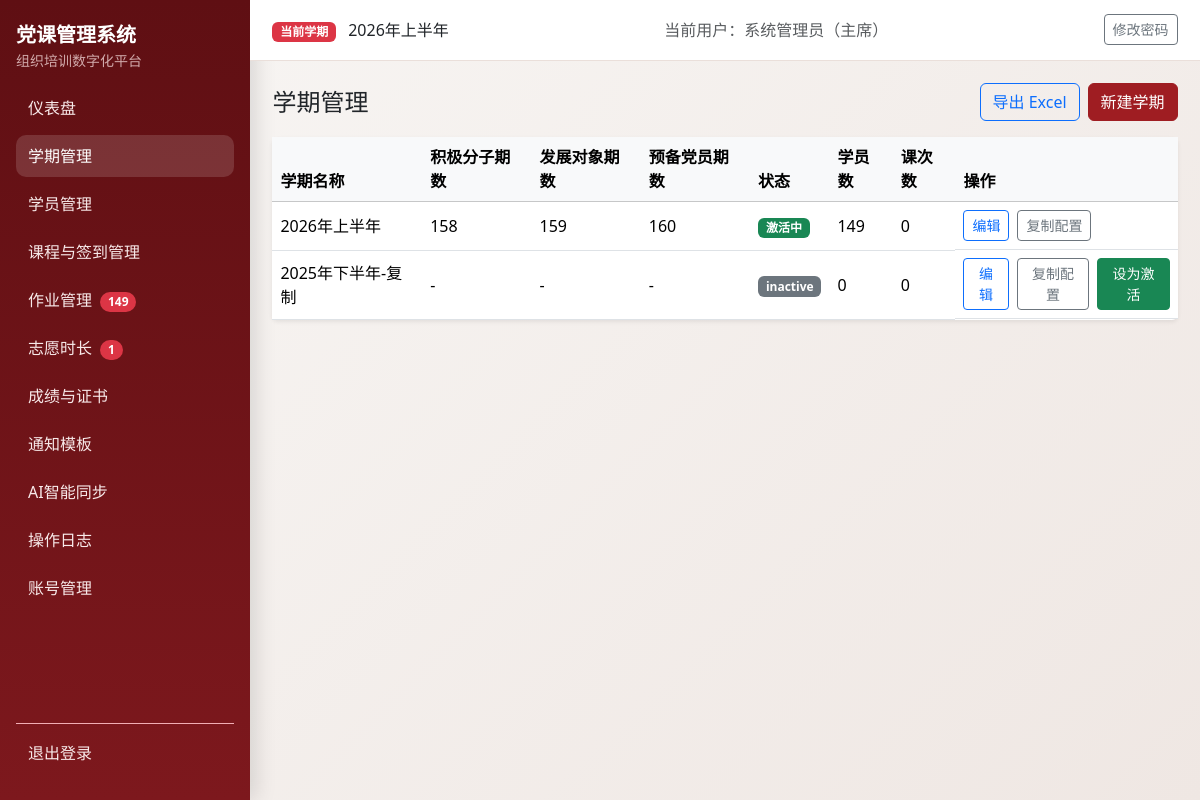
/semester/list (signed in), run on the app's committed database.
### models.py (models this page shows, shortened)
class Semester(db.Model):
    __tablename__ = "semesters"
    id = db.Column(db.Integer, primary_key=True)
    name = db.Column(db.String(100), nullable=False)
    period_code = db.Column(db.String(20), nullable=True)
    period_positive = db.Column(db.String(20), nullable=True)
    period_development = db.Column(db.String(20), nullable=True)
    period_probationary = db.Column(db.String(20), nullable=True)
    year = db.Column(db.Integer, nullable=False)
    status = db.Column(db.String(20), nullable=False, default="active")
    exam_weight = db.Column(db.Integer, nullable=False, default=40)
    attendance_weight = db.Column(db.Integer, nullable=False, default=30)
    assignment_weight = db.Column(db.Integer, nullable=False, default=20)
    volunteer_weight = db.Column(db.Integer, nullable=False, default=10)
    pass_threshold = db.Column(db.Float, nullable=False, default=60.0)
    volunteer_target_hours = db.Column(db.Float, nullable=False, default=0.0)
    min_attendance_sessions = db.Column(db.Integer, nullable=False, default=2)
    created_at = db.Column(db.DateTime, default=datetime.utcnow, nullable=False)
    students = db.relationship("Student", back_populates="semester", cascade="all, delete-orphan")
    course_sessions = db.relationship("CourseSession", back_populates="semester", cascade="all, delete-orphan")
    assignments = db.relationship("Assignment", back_populates="semester", cascade="all, delete-orphan")
    volunteer_records = db.relationship(
        "VolunteerRecord", back_populates="semester", cascade="all, delete-orphan"
    )
    exam_records = db.relationship("ExamRecord", back_populates="semester", cascade="all, delete-orphan")
    final_scores = db.relationship("FinalScore", back_populates="semester", cascade="all, delete-orphan")

class User(UserMixin, db.Model):
    __tablename__ = "users"
    id = db.Column(db.Integer, primary_key=True)
    username = db.Column(db.String(80), unique=True, nullable=False, index=True)
    password_hash = db.Column(db.String(255), nullable=False)
    role = db.Column(db.String(20), nullable=False, default="staff")
    real_name = db.Column(db.String(80), nullable=True)
    created_at = db.Column(db.DateTime, default=datetime.utcnow, nullable=False)

### blueprints/semester.py (the view, shortened to what this page needs)
@semester_bp.route("/list")
@login_required
def list_semesters():
	semesters = Semester.query.order_by(Semester.year.desc(), Semester.id.desc()).all()
	rows = []
	for sem in semesters:
		rows.append(
			{
				"semester": sem,
				"student_count": Student.query.filter_by(semester_id=sem.id).count(),
				"course_count": CourseSession.query.filter_by(semester_id=sem.id).count(),
			}
		)
	return render_template("semester/list.html", rows=rows)

### authz.py (called while the page is built)
def normalize_role(role: str | None) -> str:
    value = (role or "staff").strip().lower()
    if value not in ROLE_LABELS:
        return "staff"
    return value

def role_label(role: str | None) -> str:
    return ROLE_LABELS.get(normalize_role(role), "干事")

def can_view_logs(role: str | None) -> bool:
    return normalize_role(role) in {"admin", "minister"}

def can_manage_accounts(role: str | None) -> bool:
    return normalize_role(role) == "admin"

def can_edit_notification_templates(role: str | None) -> bool:
    return normalize_role(role) in {"admin", "minister"}

### templates/semester/list.html (shortened to what this page needs)
{% extends "base.html" %}
{% block content %}
<div class="d-flex justify-content-between align-items-center mb-3">
  <h1 class="h4 mb-0">学期管理</h1>
  <div class="d-flex gap-2">
    <a class="btn btn-outline-primary" href="{{ url_for('semester_bp.list_semesters', export=1) }}">导出 Excel</a>
    <a class="btn btn-primary" href="{{ url_for('semester_bp.new_semester') }}">新建学期</a>
  </div>
</div>
<div class="card border-0 shadow-sm">
  <div class="table-responsive">
    <table class="table align-middle mb-0">
      <thead class="table-light">
        <tr>
          <th>学期名称</th>
          <th>积极分子期数</th>
          <th>发展对象期数</th>
          <th>预备党员期数</th>
          <th>状态</th>
          <th>学员数</th>
          <th>课次数</th>
          <th>操作</th>
        </tr>
      </thead>
      <tbody>
        {% for row in rows %}
        <tr>
          <td>{{ row.semester.name }}</td>
          <td>{{ row.semester.period_positive or '-' }}</td>
          <td>{{ row.semester.period_development or '-' }}</td>
          <td>{{ row.semester.period_probationary or '-' }}</td>
          <td>
            {% if row.semester.status == 'active' %}
              <span class="badge text-bg-success">激活中</span>
            {% else %}
              <span class="badge text-bg-secondary">{{ row.semester.status }}</span>
            {% endif %}
          </td>
          <td>{{ row.student_count }}</td>
          <td>{{ row.course_count }}</td>
          <td class="d-flex gap-2">
            <a class="btn btn-sm btn-outline-primary" href="{{ url_for('semester_bp.edit_semester', semester_id=row.semester.id) }}">编辑</a>
            <a class="btn btn-sm btn-outline-secondary" href="{{ url_for('semester_bp.copy_semester', semester_id=row.semester.id) }}">复制配置</a>
            {% if row.semester.status != 'active' %}
            <form method="post" action="{{ url_for('semester_bp.activate_semester', semester_id=row.semester.id) }}">
              <button class="btn btn-sm btn-success">设为激活</button>
            </form>
            {% endif %}
          </td>
        </tr>
        {% endfor %}
      </tbody>
    </table>
  </div>
</div>
{% endblock %}

### templates/base.html (shortened to what this page needs)
<!doctype html>
<html lang="zh-CN">
<head>
  <link href="https://cdn.jsdelivr.net/npm/bootstrap@5.3.3/dist/css/bootstrap.min.css" rel="stylesheet">
</head>
<body>
  {% if current_user.is_authenticated %}
  {% set endpoint = request.endpoint or '' %}
  {% set bp = request.blueprint or '' %}
  <div class="layout">
    <aside class="sidebar d-flex flex-column">
      <div class="mb-3">
        <div class="fw-bold fs-5 text-white">党课管理系统</div>
        <div class="small opacity-75">组织培训数字化平台</div>
      </div>
      <nav class="nav flex-column mb-3">
        <a class="nav-link {% if endpoint == 'auth_bp.dashboard' %}active{% endif %}" href="{{ url_for('auth_bp.dashboard') }}">仪表盘</a>
        <a class="nav-link {% if bp == 'semester_bp' %}active{% endif %}" href="{{ url_for('semester_bp.list_semesters') }}">学期管理</a>
        <a class="nav-link {% if bp == 'students_bp' %}active{% endif %}" href="{{ url_for('students_bp.list_students') }}">学员管理</a>
        <a class="nav-link {% if bp in ['courses_bp', 'attendance_bp'] %}active{% endif %}" href="{{ url_for('courses_bp.list_courses') }}">课程与签到管理</a>
        <a class="nav-link {% if bp == 'assignments_bp' %}active{% endif %}" href="{{ url_for('assignments_bp.assignments_overview') }}">作业管理
          {% if pending_assignment_students > 0 %}
            <span class="badge rounded-pill text-bg-danger ms-1">{{ pending_assignment_students }}</span>
          {% endif %}
        </a>
        <a class="nav-link {% if bp == 'volunteers_bp' %}active{% endif %}" href="{{ url_for('volunteers_bp.volunteer_overview') }}">志愿时长
          {% if pending_volunteer_records > 0 %}
            <span class="badge rounded-pill text-bg-danger ms-1">{{ pending_volunteer_records }}</span>
          {% endif %}
        </a>
        <a class="nav-link {% if bp == 'scores_bp' %}active{% endif %}" href="{{ url_for('scores_bp.result_overview') }}">成绩与证书</a>
        <a class="nav-link {% if bp == 'notifications_bp' %}active{% endif %}" href="{{ url_for('notifications_bp.template_list') }}">通知模板</a>
        <a class="nav-link {% if bp == 'ai_tools_bp' %}active{% endif %}" href="{{ url_for('ai_tools_bp.index') }}">AI智能同步</a>
        {% if can_view_logs %}
        <a class="nav-link {% if endpoint == 'auth_bp.operation_logs' %}active{% endif %}" href="{{ url_for('auth_bp.operation_logs') }}">操作日志</a>
        {% endif %}
        {% if can_manage_accounts %}
        <a class="nav-link {% if endpoint == 'auth_bp.account_list' %}active{% endif %}" href="{{ url_for('auth_bp.account_list') }}">账号管理</a>
        {% endif %}
      </nav>
      <div class="mt-auto pt-2 border-top border-danger-subtle">
        <form method="post" action="{{ url_for('auth_bp.logout') }}">
          <button type="submit" class="nav-link border-0 bg-transparent w-100 text-start">退出登录</button>
        </form>
      </div>
    </aside>
    <div class="content-wrap">
      <header class="topbar">
        <div>
          <span class="badge text-bg-danger">当前学期</span>
          <span class="ms-2">{{ current_semester.name if current_semester else '未设置激活学期' }}</span>
        </div>
        <div class="text-muted">当前用户：{{ current_user.real_name or current_user.username }}（{{ current_user_role_label }}）</div>
        <div>
          <a class="btn btn-sm btn-outline-secondary" href="{{ url_for('auth_bp.change_password') }}">修改密码</a>
        </div>
      </header>
      <main class="page-content">
        {% block content %}{% endblock %}
      </main>
    </div>
  </div>
  {% else %}
    {% block auth_content %}{% endblock %}
  {% endif %}
</body>
</html>

### templates/base.html (style rules this page uses)
:root { --pc-primary: #9f1d22; --pc-primary-dark: #7f1519; --pc-sidebar-bg: #5f0f13; --pc-sidebar-text: #f6dddd; --pc-bg: #f8f6f4; --pc-card: #ffffff; }
body { background: linear-gradient(135deg, #f8f6f4 0%, #efe7e3 100%); min-height: 100vh; }
.layout { display: flex; min-height: 100vh; }
.sidebar { width: 250px; background: linear-gradient(180deg, var(--pc-sidebar-bg), #7d181d); color: var(--pc-sidebar-text); position: fixed; top: 0; left: 0; bottom: 0; padding: 1.25rem 1rem; box-shadow: 6px 0 20px rgba(0, 0, 0, 0.12); }
.sidebar .nav-link { color: #f8eaea; border-radius: 10px; margin-bottom: 0.4rem; padding: 0.55rem 0.75rem; }
.sidebar .nav-link.active, .sidebar .nav-link:hover { background: rgba(255, 255, 255, 0.14); color: #fff; }
.content-wrap { margin-left: 250px; width: calc(100% - 250px); }
.topbar { background: var(--pc-card); border-bottom: 1px solid #eadfda; padding: 0.9rem 1.4rem; display: flex; justify-content: space-between; align-items: center; position: sticky; top: 0; z-index: 5; }
.page-content { padding: 1.4rem; }
.btn-primary { background-color: var(--pc-primary); border-color: var(--pc-primary); }

### data on the page
Semester: name "2026年上半年", semester.name "2026年上半年", semester "158", semester "159", semester "160"
User: real_name "系统管理员"
Semester: semester.name "2025年下半年-复制", semester "-", semester "-", semester "-", semester.status "inactive"

### other printed values
{{ pending_assignment_students }} "149"
{{ pending_volunteer_records }} "1"
{{ current_user_role_label }} "主席"
{{ row.student_count }} "149" "0"
{{ row.course_count }} "0" "0"
